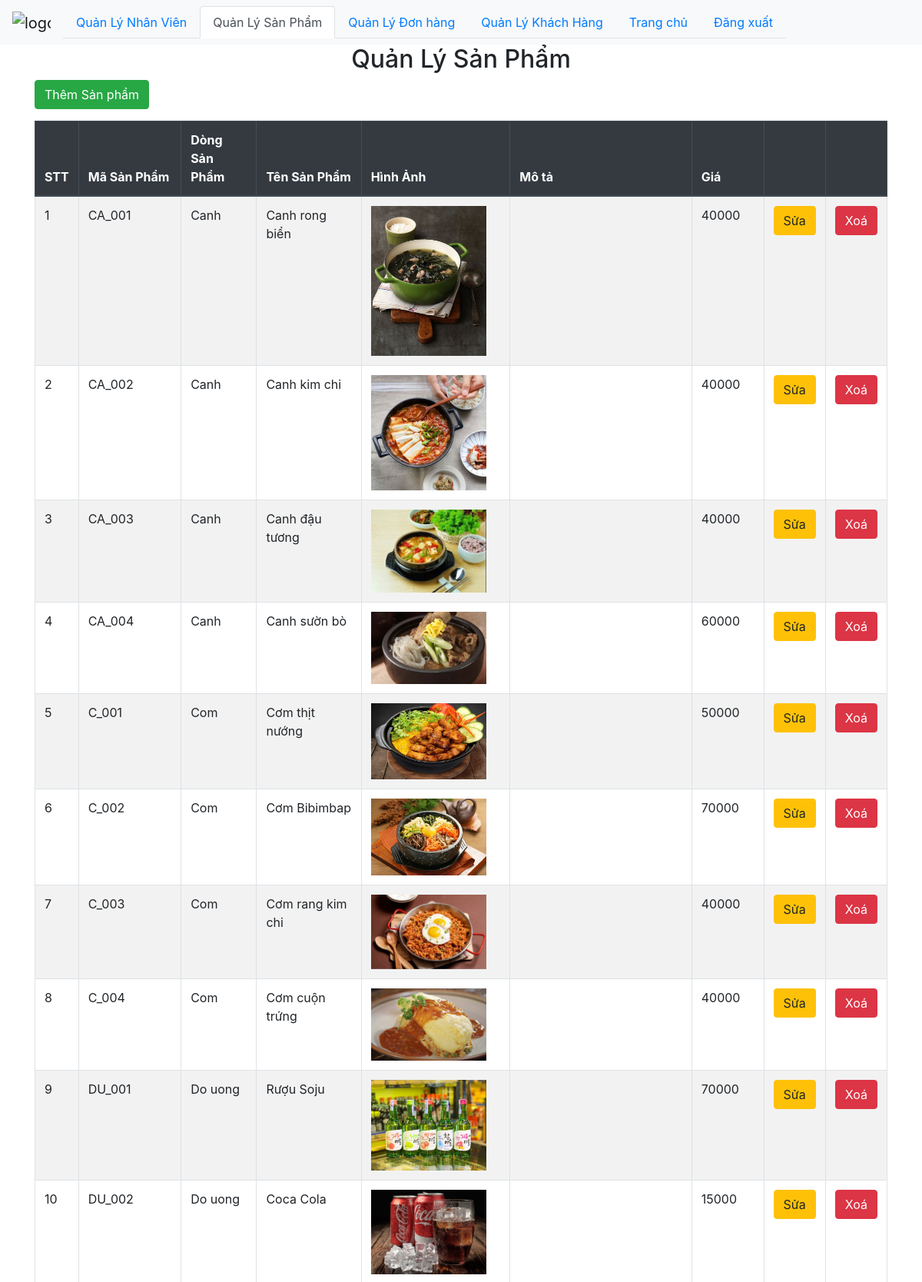
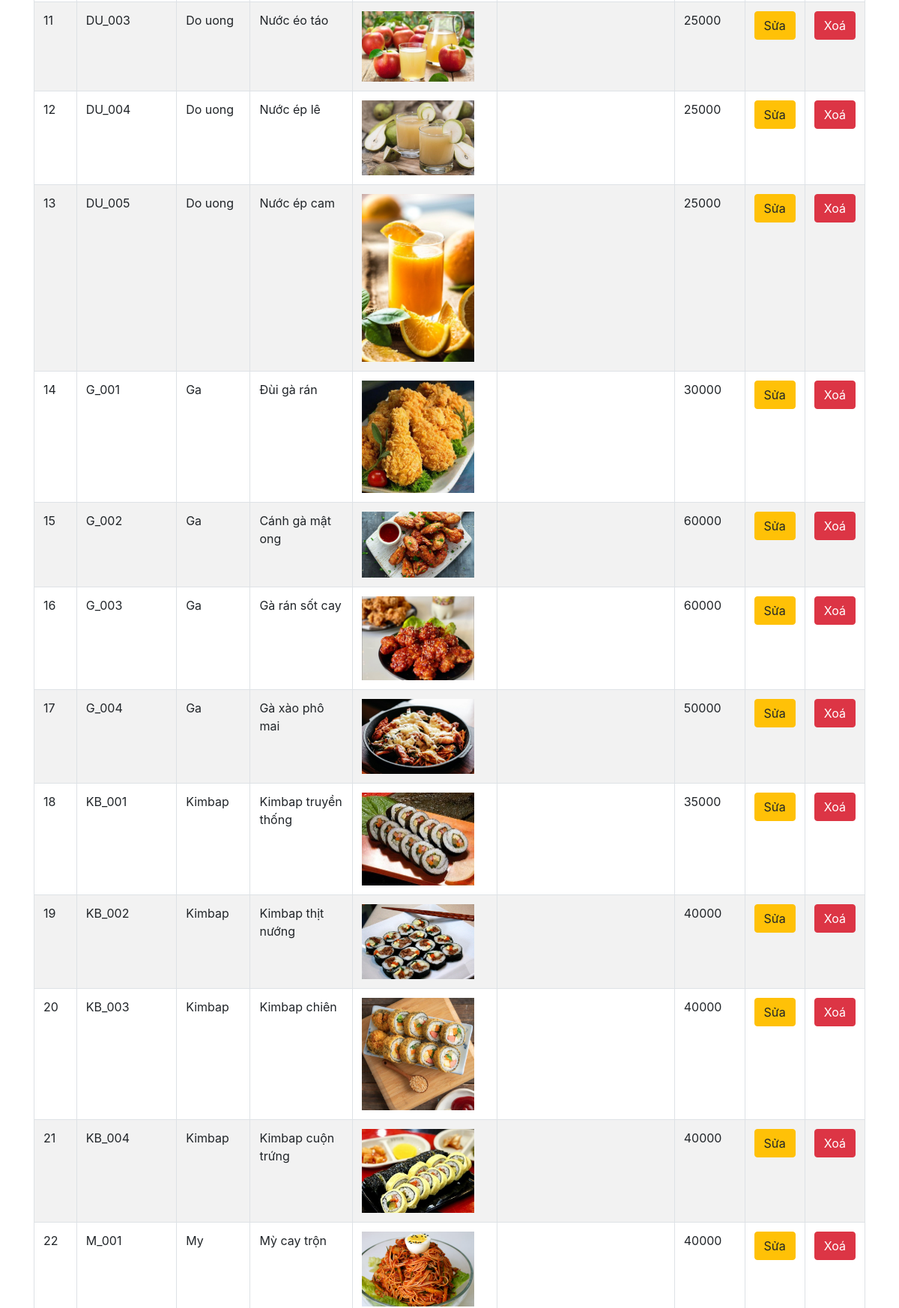
/Food_Store/admin/product/index.php (upper part), run on the app's committed database (2 pictures, top to bottom).
### tables this page shows
CREATE TABLE `products` (
  `productCode` varchar(15) NOT NULL,
  `productName` varchar(50) NOT NULL,
  `productLine` varchar(50) NOT NULL,
  `price` decimal(10,0) NOT NULL,
  `available` tinyint(1) NOT NULL,
  `productDescription` varchar(50) NOT NULL,
  `image_path` text DEFAULT NULL
);

### Food_Store/db/dbhelper.php (called while the page is built, shortened)
<?php
function executeResult($sql) {
	$con = mysqli_connect(HOST, USERNAME, PASSWORD, DATABASE);
	$result = mysqli_query($con, $sql);
	$data   = [];
	while ($row = mysqli_fetch_array($result, 1)) {
		$data[] = $row;
	}
	return $data;
}

### Food_Store/admin/product/index.php (the view, shortened to what this page needs)
<?php
require_once ('../../db/dbhelper.php');
?>
<!DOCTYPE html>
<html>
<head>
	<link rel="stylesheet" href="https://maxcdn.bootstrapcdn.com/bootstrap/4.4.1/css/bootstrap.min.css">
</head>
<body>
	<nav class="navbar navbar-expand-sm bg-light navbar-light">
		<a class="navbar-brand" href="#">
			<img src="../../food_store_web/img/Logo.png" alt="logo" style="max-width:50px;">
		</a>
		<ul class="nav nav-tabs">
			<li class="nav-item">
				<a class="nav-link" href="../employee">Quản Lý Nhân Viên</a>
			</li>
			<li class="nav-item">
				<a class="nav-link active" href="#">Quản Lý Sản Phẩm</a>
			</li>
			<li class="nav-item">
				<a class="nav-link" href="../order">Quản Lý Đơn hàng</a>
			</li>
			<li class="nav-item">
				<a class="nav-link" href="../customer">Quản Lý Khách Hàng</a>
			</li>
			<li class="nav-item">
				<a class="nav-link" href="../admin.php">Trang chủ</a>
			</li>
			<li class="nav-item">
				<a class="nav-link" href="../../food_store_web/build/user.php">Đăng xuất</a>
			</li>
		</ul>
	</nav>
</body>
	<div class="container">
		<div class="panel panel-primary">
			<div class="panel-heading">
				<h2 class="text-center">Quản Lý Sản Phẩm</h2>
			</div>
			<div class="panel-body">
				<a href="add.php">
					<button class="btn btn-success" style="margin-bottom: 15px;">Thêm Sản phẩm</button>
				</a>
				<table class="table table-bordered table-striped table-hover">
					<thead class="thead-dark">
						<tr>
							<th width="50px">STT</th>
							<th width="150px">Mã Sản Phẩm</th>
							<th width="100px">Dòng Sản Phẩm</th>
							<th width="150px">Tên Sản Phẩm</th>
							<th width="200px">Hình Ảnh</th>
							<th width="300px">Mô tả</th>
							<th width="100px">Giá</th>
							<th width="40px"></th>
							<th width="40px"></th>
						</tr>
					</thead>
					<tbody>
						<?php
                        $sql = 'select * from products';
                        $productList = executeResult($sql);
                        $index = 1;
                        foreach ($productList as $item) {
	                        echo '<tr>
										<td>' . ($index++) . '</td>
                                        <td>' . $item['productCode'] . '</td>
										<td>' . $item['productLine'] . '</td>
										<td>' . $item['productName'] . '</td>
										<td><img src="' . $item['image_path'] . '"style="max-width: 150px"/></td>
										<td>' . $item['productDescription'] . '</td>
										<td>' . $item['price'] . '</td>
										<td>
											<a href="add.php?productCode=' . $item['productCode'] . '"><button class="btn btn-warning">Sửa</button></a>
										</td>
										<td>
											<button class="btn btn-danger" onclick="deleteCategory(' . $item['productCode'] . ')">Xoá</button>
										</td>
									</tr>';
                        }
                        ?>
					</tbody>
				</table>
			</div>
		</div>
	</div>
</html>

### data on the page
products: productCode "CA_001", productLine "Canh", productName "Canh rong biển", image_path (picture), price "40000"
products: productCode "CA_002", productLine "Canh", productName "Canh kim chi", image_path (picture), price "40000"
products: productCode "CA_003", productLine "Canh", productName "Canh đậu tương", image_path (picture), price "40000"
products: productCode "CA_004", productLine "Canh", productName "Canh sườn bò", image_path (picture), price "60000"
products: productCode "C_001", productLine "Com", productName "Cơm thịt nướng", image_path (picture), price "50000"
products: productCode "C_002", productLine "Com", productName "Cơm Bibimbap", image_path (picture), price "70000"
products: productCode "C_003", productLine "Com", productName "Cơm rang kim chi", image_path (picture), price "40000"
products: productCode "C_004", productLine "Com", productName "Cơm cuộn trứng", image_path (picture), price "40000"
products: productCode "DU_001", productLine "Do uong", productName "Rượu Soju", image_path (picture), price "70000"
products: productCode "DU_002", productLine "Do uong", productName "Coca Cola", image_path (picture), price "15000"
products: productCode "DU_003", productLine "Do uong", productName "Nước éo táo", image_path (picture), price "25000"
products: productCode "DU_004", productLine "Do uong", productName "Nước ép lê", image_path (picture), price "25000"
products: productCode "DU_005", productLine "Do uong", productName "Nước ép cam", image_path (picture), price "25000"
products: productCode "G_001", productLine "Ga", productName "Đùi gà rán", image_path (picture), price "30000"
products: productCode "G_002", productLine "Ga", productName "Cánh gà mật ong", image_path (picture), price "60000"
products: productCode "G_003", productLine "Ga", productName "Gà rán sốt cay", image_path (picture), price "60000"
products: productCode "G_004", productLine "Ga", productName "Gà xào phô mai", image_path (picture), price "50000"
products: productCode "KB_001", productLine "Kimbap", productName "Kimbap truyền thống", image_path (picture), price "35000"
products: productCode "KB_002", productLine "Kimbap", productName "Kimbap thịt nướng", image_path (picture), price "40000"
products: productCode "KB_003", productLine "Kimbap", productName "Kimbap chiên", image_path (picture), price "40000"
products: productCode "KB_004", productLine "Kimbap", productName "Kimbap cuộn trứng", image_path (picture), price "40000"
products: productCode "M_001", productLine "My", productName "Mỳ cay trộn", image_path (picture), price "40000"
